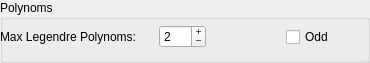
          <widget class="QGroupBox" name="groupBox_4">
           <property name="title">
            <string>Polynoms</string>
           </property>
           <property name="flat">
            <bool>true</bool>
           </property>
           <widget class="QWidget" name="horizontalLayoutWidget_3">
            <property name="geometry">
             <rect>
              <x>-5</x>
              <y>20</y>
              <width>361</width>
              <height>34</height>
             </rect>
            </property>
            <layout class="QHBoxLayout" name="horizontalLayout_3" stretch="2,2,1,2">
             <property name="spacing">
              <number>-1</number>
             </property>
             <property name="sizeConstraint">
              <enum>QLayout::SetDefaultConstraint</enum>
             </property>
             <property name="margin">
              <number>5</number>
             </property>
             <item>
              <widget class="QLabel" name="label">
               <property name="text">
                <string>Max Legendre Polynoms:</string>
               </property>
              </widget>
             </item>
             <item alignment="Qt::AlignHCenter|Qt::AlignVCenter">
              <widget class="QSpinBox" name="PolyBox">
               <property name="wrapping">
                <bool>false</bool>
               </property>
               <property name="frame">
                <bool>true</bool>
               </property>
               <property name="buttonSymbols">
                <enum>QAbstractSpinBox::PlusMinus</enum>
               </property>
               <property name="specialValueText">
                <string/>
               </property>
               <property name="accelerated">
                <bool>false</bool>
               </property>
               <property name="suffix">
                <string/>
               </property>
               <property name="minimum">
                <number>0</number>
               </property>
               <property name="maximum">
                <number>100</number>
               </property>
               <property name="value">
                <number>2</number>
               </property>
              </widget>
             </item>
             <item>
              <spacer name="horizontalSpacer_2">
               <property name="orientation">
                <enum>Qt::Horizontal</enum>
               </property>
               <property name="sizeHint" stdset="0">
                <size>
                 <width>40</width>
                 <height>20</height>
                </size>
               </property>
              </spacer>
             </item>
             <item alignment="Qt::AlignHCenter|Qt::AlignVCenter">
              <widget class="QCheckBox" name="OddBox">
               <property name="text">
                <string>Odd</string>
               </property>
              </widget>
             </item>
            </layout>
           </widget>
          </widget>
